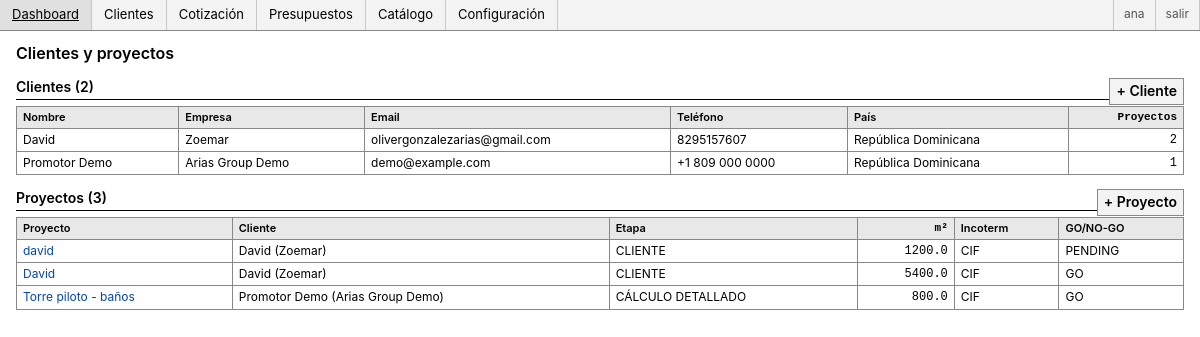
Page /crm (signed in) on the committed database.
### tables this page shows
CREATE TABLE users (
            id INTEGER PRIMARY KEY AUTOINCREMENT,
            username TEXT UNIQUE NOT NULL,
            password_hash TEXT NOT NULL,
            role TEXT NOT NULL DEFAULT 'viewer',
            full_name TEXT,
            email TEXT,
            created_at TEXT NOT NULL
        );

CREATE TABLE clients (
            id INTEGER PRIMARY KEY AUTOINCREMENT,
            name TEXT NOT NULL,
            company TEXT,
            email TEXT,
            phone TEXT,
            country TEXT DEFAULT 'República Dominicana',
            score INTEGER DEFAULT 50,
            created_at TEXT NOT NULL
        );

CREATE TABLE projects (
            id INTEGER PRIMARY KEY AUTOINCREMENT,
            client_id INTEGER NOT NULL,
            name TEXT NOT NULL,
            project_type TEXT,
            location TEXT,
            area_sqm REAL DEFAULT 0,
            stage TEXT NOT NULL DEFAULT 'OPORTUNIDAD',
            go_no_go TEXT DEFAULT 'PENDING',
            incoterm TEXT DEFAULT 'CIF',
            fx_rate REAL DEFAULT 1.0,
            target_margin_pct REAL DEFAULT 0.30,
            freight_eur REAL DEFAULT 0,
            customs_pct REAL DEFAULT 0.18,
            logistics_notes TEXT,
            created_at TEXT NOT NULL,
            FOREIGN KEY(client_id) REFERENCES clients(id)
        );

### app.py (the view, shortened to what this page needs)
@app.route('/crm', methods=['GET', 'POST'])
@login_required
def crm():
    db = get_db()
    clients = db.execute('SELECT * FROM clients ORDER BY name').fetchall()
    projects = db.execute(
        '''SELECT p.*, c.name AS client_name, c.company
           FROM projects p JOIN clients c ON c.id = p.client_id ORDER BY p.created_at DESC'''
    ).fetchall()
    return render_template('crm.html', clients=clients, projects=projects, stages=STAGES)

### app.py (called while the page is built)
@login_manager.user_loader
def load_user(user_id):
    db = get_db()
    row = db.execute('SELECT * FROM users WHERE id = ?', (int(user_id),)).fetchone()
    if row:
        return User(row['id'], row['username'], row['role'])
    return None

def get_db() -> sqlite3.Connection:
    if 'db' not in g:
        g.db = sqlite3.connect(app.config['DATABASE'])
        g.db.row_factory = sqlite3.Row
    return g.db

@app.context_processor
def inject_now() -> dict[str, Any]:
    return {
        'current_year': datetime.now(timezone.utc).year,
        'stages': STAGES,
        'current_user': current_user,
    }

### templates/crm.html (shortened to what this page needs)
{% extends 'base.html' %}
{% block content %}
<h1>Clientes y proyectos</h1>
<h2>Clientes ({{ clients|length }})
  <button type="button" onclick="toggle('clientForm')" style="float:right;">+ Cliente</button>
</h2>
<table>
  <thead><tr><th>Nombre</th><th>Empresa</th><th>Email</th><th>Teléfono</th><th>País</th><th class="num">Proyectos</th></tr></thead>
  <tbody>
  {% for c in clients %}
  <tr>
    <td>{{ c['name'] }}</td>
    <td>{{ c['company'] or '—' }}</td>
    <td>{{ c['email'] or '—' }}</td>
    <td>{{ c['phone'] or '—' }}</td>
    <td>{{ c['country'] or '—' }}</td>
    <td class="num">{{ projects | selectattr('client_name', 'equalto', c['name']) | list | length }}</td>
  </tr>
  {% endfor %}
  </tbody>
</table>
<h2>Proyectos ({{ projects|length }})
  <button type="button" onclick="toggle('projectForm')" style="float:right;">+ Proyecto</button>
</h2>
<table>
  <thead><tr><th>Proyecto</th><th>Cliente</th><th>Etapa</th><th class="num">m²</th><th>Incoterm</th><th>GO/NO-GO</th></tr></thead>
  <tbody>
  {% for p in projects %}
  <tr>
    <td><a href="{{ url_for('project_detail', project_id=p['id']) }}">{{ p['name'] }}</a></td>
    <td>{{ p['client_name'] }}{% if p['company'] %} ({{ p['company'] }}){% endif %}</td>
    <td>{{ p['stage'] }}</td>
    <td class="num">{{ p['area_sqm'] or '—' }}</td>
    <td>{{ p['incoterm'] or '—' }}</td>
    <td>{{ p['go_no_go'] or '—' }}</td>
  </tr>
  {% endfor %}
  </tbody>
</table>
{% endblock %}

### templates/base.html (shortened to what this page needs)
<!doctype html>
<html lang="es">
<head>
</head>
<body>
  <nav>
    <a href="{{ url_for('dashboard') }}">Dashboard</a>
    <a href="{{ url_for('crm') }}">Clientes</a>
    <a href="{{ url_for('quote') }}">Cotización</a>
    <a href="{{ url_for('presupuestos') }}">Presupuestos</a>
    <a href="{{ url_for('products') }}">Catálogo</a>
    <a href="{{ url_for('config') }}">Configuración</a>
    <span class="spacer"></span>
    {% if current_user and current_user.is_authenticated %}
      <span class="user">{{ current_user.username }}</span>
      <a href="{{ url_for('logout') }}" class="user">salir</a>
    {% endif %}
  </nav>
  <div class="wrap">
    {% block content %}{% endblock %}
  </div>
</body>
</html>

### templates/base.html (style rules this page uses)
* { box-sizing: border-box; }
html, body { margin:0; padding:0; background:#fff; color:#000; }
body { font-family: -apple-system, Segoe UI, Helvetica, Arial, sans-serif; font-size:13px; line-height:1.35; }
a { color:#0645ad; text-decoration:none; }
code, pre, .mono, td.num, th.num { font-family: ui-monospace, SFMono-Regular, Menlo, Consolas, monospace; }
nav { display:flex; gap:0; padding:0; background:#f3f3f3; border-bottom:1px solid #888; }
nav a { padding:6px 12px; color:#000; border-right:1px solid #c8c8c8; font-weight:normal; }
nav .spacer { flex:1; }
nav .user { padding:6px 10px; color:#555; border-left:1px solid #c8c8c8; font-size:12px; }
.wrap { padding:12px 16px; max-width:1600px; }
h1 { font-size:16px; font-weight:600; margin:0 0 8px 0; }
h2 { font-size:14px; font-weight:600; margin:14px 0 6px 0; border-bottom:1px solid #000; padding-bottom:2px; }
table { width:100%; border-collapse:collapse; font-size:12px; }
th, td { padding:3px 6px; border:1px solid #888; text-align:left; vertical-align:top; }
th { background:#e8e8e8; font-weight:600; font-size:11px; }
td.num, th.num { text-align:right; font-variant-numeric: tabular-nums; }
input, select, textarea, button { font:inherit; padding:3px 6px; border:1px solid #888; background:#fff; color:#000; border-radius:0; }
button { background:#f3f3f3; cursor:pointer; }

### rows in the picture
users: username "ana"
clients: name "David", company "Zoemar", email "olivergonzalezarias@gmail.com", phone "8295157607", country "República Dominicana", name "2"
clients: name "Promotor Demo", company "Arias Group Demo", email "demo@example.com", phone "+1 809 000 0000", country "República Dominicana", name "1"
projects: name "david", client_name "David", company "Zoemar", stage "CLIENTE", area_sqm "1200.0", incoterm "CIF", go_no_go "PENDING"
projects: name "David", client_name "David", company "Zoemar", stage "CLIENTE", area_sqm "5400.0", incoterm "CIF", go_no_go "GO"
projects: name "Torre piloto - baños", client_name "Promotor Demo", company "Arias Group Demo", stage "CÁLCULO DETALLADO", area_sqm "800.0", incoterm "CIF", go_no_go "GO"

### other values in the picture
{{ clients|length }} "2"
{{ projects|length }} "3"
